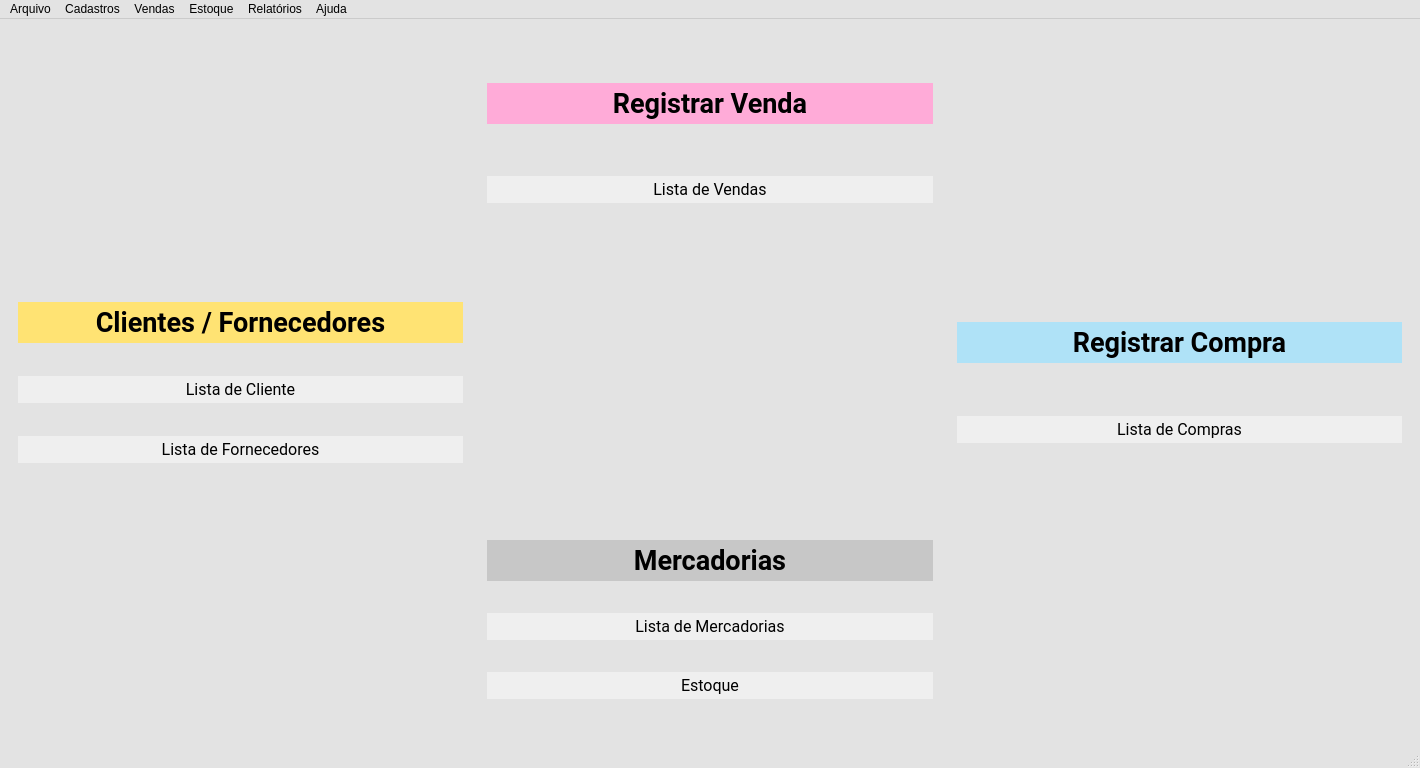
<?xml version="1.0" encoding="UTF-8"?>
<ui version="4.0">
 <class>MainWindow</class>
 <widget class="QMainWindow" name="MainWindow">
  <property name="windowModality">
   <enum>Qt::WindowModal</enum>
  </property>
  <property name="enabled">
   <bool>true</bool>
  </property>
  <property name="geometry">
   <rect>
    <x>0</x>
    <y>0</y>
    <width>1420</width>
    <height>768</height>
   </rect>
  </property>
  <property name="sizePolicy">
   <sizepolicy hsizetype="Maximum" vsizetype="Maximum">
    <horstretch>0</horstretch>
    <verstretch>0</verstretch>
   </sizepolicy>
  </property>
  <property name="minimumSize">
   <size>
    <width>1420</width>
    <height>768</height>
   </size>
  </property>
  <property name="maximumSize">
   <size>
    <width>16777215</width>
    <height>16777215</height>
   </size>
  </property>
  <property name="baseSize">
   <size>
    <width>0</width>
    <height>0</height>
   </size>
  </property>
  <property name="palette">
   <palette>
    <active>
     <colorrole role="Light">
      <brush brushstyle="SolidPattern">
       <color alpha="255">
        <red>255</red>
        <green>255</green>
        <blue>127</blue>
       </color>
      </brush>
     </colorrole>
     <colorrole role="Base">
      <brush brushstyle="SolidPattern">
       <color alpha="255">
        <red>255</red>
        <green>255</green>
        <blue>255</blue>
       </color>
      </brush>
     </colorrole>
     <colorrole role="Window">
      <brush brushstyle="SolidPattern">
       <color alpha="255">
        <red>227</red>
        <green>227</green>
        <blue>227</blue>
       </color>
      </brush>
     </colorrole>
    </active>
    <inactive>
     <colorrole role="Light">
      <brush brushstyle="SolidPattern">
       <color alpha="255">
        <red>255</red>
        <green>255</green>
        <blue>127</blue>
       </color>
      </brush>
     </colorrole>
     <colorrole role="Base">
      <brush brushstyle="SolidPattern">
       <color alpha="255">
        <red>255</red>
        <green>255</green>
        <blue>255</blue>
       </color>
      </brush>
     </colorrole>
     <colorrole role="Window">
      <brush brushstyle="SolidPattern">
       <color alpha="255">
        <red>227</red>
        <green>227</green>
        <blue>227</blue>
       </color>
      </brush>
     </colorrole>
    </inactive>
    <disabled>
     <colorrole role="Light">
      <brush brushstyle="SolidPattern">
       <color alpha="255">
        <red>255</red>
        <green>255</green>
        <blue>127</blue>
       </color>
      </brush>
     </colorrole>
     <colorrole role="Base">
      <brush brushstyle="SolidPattern">
       <color alpha="255">
        <red>227</red>
        <green>227</green>
        <blue>227</blue>
       </color>
      </brush>
     </colorrole>
     <colorrole role="Window">
      <brush brushstyle="SolidPattern">
       <color alpha="255">
        <red>227</red>
        <green>227</green>
        <blue>227</blue>
       </color>
      </brush>
     </colorrole>
    </disabled>
   </palette>
  </property>
  <property name="focusPolicy">
   <enum>Qt::TabFocus</enum>
  </property>
  <property name="windowTitle">
   <string>SOAD </string>
  </property>
  <property name="inputMethodHints">
   <set>Qt::ImhPreferUppercase</set>
  </property>
  <property name="animated">
   <bool>true</bool>
  </property>
  <property name="documentMode">
   <bool>false</bool>
  </property>
  <property name="tabShape">
   <enum>QTabWidget::Rounded</enum>
  </property>
  <widget class="QWidget" name="centralwidget">
   <property name="minimumSize">
    <size>
     <width>1418</width>
     <height>0</height>
    </size>
   </property>
   <property name="layoutDirection">
    <enum>Qt::LeftToRight</enum>
   </property>
   <layout class="QGridLayout" name="gridLayout_3">
    <item row="1" column="0">
     <layout class="QVBoxLayout" name="verticalLayout_2">
      <item>
       <layout class="QGridLayout" name="gridLayout">
        <item row="1" column="2">
         <widget class="QFrame" name="frame_compra">
          <property name="enabled">
           <bool>true</bool>
          </property>
          <property name="sizePolicy">
           <sizepolicy hsizetype="Expanding" vsizetype="Expanding">
            <horstretch>0</horstretch>
            <verstretch>0</verstretch>
           </sizepolicy>
          </property>
          <property name="palette">
           <palette>
            <active>
             <colorrole role="Base">
              <brush brushstyle="SolidPattern">
               <color alpha="255">
                <red>255</red>
                <green>255</green>
                <blue>255</blue>
               </color>
              </brush>
             </colorrole>
             <colorrole role="Window">
              <brush brushstyle="SolidPattern">
               <color alpha="255">
                <red>170</red>
                <green>203</green>
                <blue>255</blue>
               </color>
              </brush>
             </colorrole>
            </active>
            <inactive>
             <colorrole role="Base">
              <brush brushstyle="SolidPattern">
               <color alpha="255">
                <red>255</red>
                <green>255</green>
                <blue>255</blue>
               </color>
              </brush>
             </colorrole>
             <colorrole role="Window">
              <brush brushstyle="SolidPattern">
               <color alpha="255">
                <red>170</red>
                <green>203</green>
                <blue>255</blue>
               </color>
              </brush>
             </colorrole>
            </inactive>
            <disabled>
             <colorrole role="Base">
              <brush brushstyle="SolidPattern">
               <color alpha="255">
                <red>170</red>
                <green>203</green>
                <blue>255</blue>
               </color>
              </brush>
             </colorrole>
             <colorrole role="Window">
              <brush brushstyle="SolidPattern">
               <color alpha="255">
                <red>170</red>
                <green>203</green>
                <blue>255</blue>
               </color>
              </brush>
             </colorrole>
            </disabled>
           </palette>
          </property>
          <property name="font">
           <font>
            <family>Roboto</family>
            <pointsize>12</pointsize>
           </font>
          </property>
          <property name="frameShape">
           <enum>QFrame::NoFrame</enum>
          </property>
          <property name="frameShadow">
           <enum>QFrame::Plain</enum>
          </property>
          <layout class="QVBoxLayout" name="verticalLayout_5">
           <item>
            <widget class="QPushButton" name="pushButton_compra">
             <property name="sizePolicy">
              <sizepolicy hsizetype="Expanding" vsizetype="Expanding">
               <horstretch>0</horstretch>
               <verstretch>0</verstretch>
              </sizepolicy>
             </property>
             <property name="maximumSize">
              <size>
               <width>693</width>
               <height>41</height>
              </size>
             </property>
             <property name="palette">
              <palette>
               <active>
                <colorrole role="Button">
                 <brush brushstyle="SolidPattern">
                  <color alpha="255">
                   <red>175</red>
                   <green>226</green>
                   <blue>247</blue>
                  </color>
                 </brush>
                </colorrole>
               </active>
               <inactive>
                <colorrole role="Button">
                 <brush brushstyle="SolidPattern">
                  <color alpha="255">
                   <red>175</red>
                   <green>226</green>
                   <blue>247</blue>
                  </color>
                 </brush>
                </colorrole>
               </inactive>
               <disabled>
                <colorrole role="Button">
                 <brush brushstyle="SolidPattern">
                  <color alpha="255">
                   <red>175</red>
                   <green>226</green>
                   <blue>247</blue>
                  </color>
                 </brush>
                </colorrole>
               </disabled>
              </palette>
             </property>
             <property name="font">
              <font>
               <family>Roboto</family>
               <pointsize>20</pointsize>
               <weight>75</weight>
               <bold>true</bold>
              </font>
             </property>
             <property name="autoFillBackground">
              <bool>true</bool>
             </property>
             <property name="text">
              <string>Registrar Compra</string>
             </property>
             <property name="autoRepeatDelay">
              <number>298</number>
             </property>
             <property name="flat">
              <bool>true</bool>
             </property>
            </widget>
           </item>
           <item>
            <widget class="QPushButton" name="pushButton_2">
             <property name="font">
              <font>
               <family>Roboto</family>
               <pointsize>12</pointsize>
               <weight>50</weight>
               <bold>false</bold>
               <stylestrategy>PreferAntialias</stylestrategy>
              </font>
             </property>
             <property name="autoFillBackground">
              <bool>true</bool>
             </property>
             <property name="text">
              <string>Lista de Compras</string>
             </property>
             <property name="autoDefault">
              <bool>true</bool>
             </property>
             <property name="default">
              <bool>false</bool>
             </property>
             <property name="flat">
              <bool>true</bool>
             </property>
            </widget>
           </item>
          </layout>
         </widget>
        </item>
        <item row="2" column="1">
         <widget class="QFrame" name="frame_mercadoria">
          <property name="sizePolicy">
           <sizepolicy hsizetype="Expanding" vsizetype="Expanding">
            <horstretch>0</horstretch>
            <verstretch>0</verstretch>
           </sizepolicy>
          </property>
          <property name="font">
           <font>
            <family>Roboto</family>
            <pointsize>12</pointsize>
           </font>
          </property>
          <layout class="QVBoxLayout" name="verticalLayout_4">
           <item>
            <widget class="QPushButton" name="pushButton_mercadoria">
             <property name="sizePolicy">
              <sizepolicy hsizetype="Expanding" vsizetype="Expanding">
               <horstretch>0</horstretch>
               <verstretch>0</verstretch>
              </sizepolicy>
             </property>
             <property name="maximumSize">
              <size>
               <width>693</width>
               <height>41</height>
              </size>
             </property>
             <property name="palette">
              <palette>
               <active>
                <colorrole role="Button">
                 <brush brushstyle="SolidPattern">
                  <color alpha="255">
                   <red>199</red>
                   <green>199</green>
                   <blue>199</blue>
                  </color>
                 </brush>
                </colorrole>
               </active>
               <inactive>
                <colorrole role="Button">
                 <brush brushstyle="SolidPattern">
                  <color alpha="255">
                   <red>199</red>
                   <green>199</green>
                   <blue>199</blue>
                  </color>
                 </brush>
                </colorrole>
               </inactive>
               <disabled>
                <colorrole role="Button">
                 <brush brushstyle="SolidPattern">
                  <color alpha="255">
                   <red>199</red>
                   <green>199</green>
                   <blue>199</blue>
                  </color>
                 </brush>
                </colorrole>
               </disabled>
              </palette>
             </property>
             <property name="font">
              <font>
               <family>Roboto</family>
               <pointsize>20</pointsize>
               <weight>75</weight>
               <bold>true</bold>
              </font>
             </property>
             <property name="autoFillBackground">
              <bool>true</bool>
             </property>
             <property name="text">
              <string>Mercadorias</string>
             </property>
             <property name="autoRepeatDelay">
              <number>298</number>
             </property>
             <property name="flat">
              <bool>true</bool>
             </property>
            </widget>
           </item>
           <item>
            <widget class="QPushButton" name="pushButton_6">
             <property name="font">
              <font>
               <family>Roboto</family>
               <pointsize>12</pointsize>
               <weight>50</weight>
               <bold>false</bold>
               <stylestrategy>PreferAntialias</stylestrategy>
              </font>
             </property>
             <property name="autoFillBackground">
              <bool>true</bool>
             </property>
             <property name="text">
              <string>Lista de Mercadorias</string>
             </property>
             <property name="autoDefault">
              <bool>true</bool>
             </property>
             <property name="default">
              <bool>false</bool>
             </property>
             <property name="flat">
              <bool>true</bool>
             </property>
            </widget>
           </item>
           <item>
            <widget class="QPushButton" name="pushButton_4">
             <property name="font">
              <font>
               <family>Roboto</family>
               <pointsize>12</pointsize>
               <weight>50</weight>
               <bold>false</bold>
               <stylestrategy>PreferAntialias</stylestrategy>
              </font>
             </property>
             <property name="autoFillBackground">
              <bool>true</bool>
             </property>
             <property name="text">
              <string>Estoque</string>
             </property>
             <property name="autoDefault">
              <bool>true</bool>
             </property>
             <property name="default">
              <bool>false</bool>
             </property>
             <property name="flat">
              <bool>true</bool>
             </property>
            </widget>
           </item>
          </layout>
         </widget>
        </item>
        <item row="0" column="1">
         <widget class="QFrame" name="frame_venda">
          <property name="sizePolicy">
           <sizepolicy hsizetype="Expanding" vsizetype="Expanding">
            <horstretch>0</horstretch>
            <verstretch>0</verstretch>
           </sizepolicy>
          </property>
          <property name="font">
           <font>
            <family>Roboto</family>
            <pointsize>12</pointsize>
           </font>
          </property>
          <layout class="QVBoxLayout" name="verticalLayout_6">
           <item>
            <widget class="QPushButton" name="pushButton_venda">
             <property name="sizePolicy">
              <sizepolicy hsizetype="Maximum" vsizetype="Maximum">
               <horstretch>0</horstretch>
               <verstretch>0</verstretch>
              </sizepolicy>
             </property>
             <property name="maximumSize">
              <size>
               <width>693</width>
               <height>41</height>
              </size>
             </property>
             <property name="palette">
              <palette>
               <active>
                <colorrole role="Button">
                 <brush brushstyle="SolidPattern">
                  <color alpha="255">
                   <red>255</red>
                   <green>171</green>
                   <blue>216</blue>
                  </color>
                 </brush>
                </colorrole>
               </active>
               <inactive>
                <colorrole role="Button">
                 <brush brushstyle="SolidPattern">
                  <color alpha="255">
                   <red>255</red>
                   <green>171</green>
                   <blue>216</blue>
                  </color>
                 </brush>
                </colorrole>
               </inactive>
               <disabled>
                <colorrole role="Button">
                 <brush brushstyle="SolidPattern">
                  <color alpha="255">
                   <red>255</red>
                   <green>171</green>
                   <blue>216</blue>
                  </color>
                 </brush>
                </colorrole>
               </disabled>
              </palette>
             </property>
             <property name="font">
              <font>
               <family>Roboto</family>
               <pointsize>20</pointsize>
               <weight>75</weight>
               <bold>true</bold>
              </font>
             </property>
             <property name="autoFillBackground">
              <bool>true</bool>
             </property>
             <property name="text">
              <string>Registrar Venda</string>
             </property>
             <property name="autoRepeatDelay">
              <number>298</number>
             </property>
             <property name="flat">
              <bool>true</bool>
             </property>
            </widget>
           </item>
           <item>
            <widget class="QPushButton" name="pushButton">
             <property name="font">
              <font>
               <family>Roboto</family>
               <pointsize>12</pointsize>
               <weight>50</weight>
               <bold>false</bold>
               <stylestrategy>PreferAntialias</stylestrategy>
              </font>
             </property>
             <property name="autoFillBackground">
              <bool>true</bool>
             </property>
             <property name="text">
              <string>Lista de Vendas</string>
             </property>
             <property name="autoDefault">
              <bool>true</bool>
             </property>
             <property name="default">
              <bool>false</bool>
             </property>
             <property name="flat">
              <bool>true</bool>
             </property>
            </widget>
           </item>
          </layout>
         </widget>
        </item>
        <item row="1" column="0">
         <widget class="QFrame" name="frame_pessoa">
          <property name="sizePolicy">
           <sizepolicy hsizetype="Expanding" vsizetype="Expanding">
            <horstretch>0</horstretch>
            <verstretch>0</verstretch>
           </sizepolicy>
          </property>
          <property name="font">
           <font>
            <family>Roboto</family>
            <pointsize>12</pointsize>
           </font>
          </property>
          <layout class="QVBoxLayout" name="verticalLayout_3">
           <item>
            <widget class="QPushButton" name="pushButton_pessoa">
             <property name="sizePolicy">
              <sizepolicy hsizetype="Maximum" vsizetype="Maximum">
               <horstretch>0</horstretch>
               <verstretch>0</verstretch>
              </sizepolicy>
             </property>
             <property name="maximumSize">
              <size>
               <width>693</width>
               <height>41</height>
              </size>
             </property>
             <property name="palette">
              <palette>
               <active>
                <colorrole role="Button">
                 <brush brushstyle="SolidPattern">
                  <color alpha="255">
                   <red>255</red>
                   <green>227</green>
                   <blue>115</blue>
                  </color>
                 </brush>
                </colorrole>
               </active>
               <inactive>
                <colorrole role="Button">
                 <brush brushstyle="SolidPattern">
                  <color alpha="255">
                   <red>255</red>
                   <green>227</green>
                   <blue>115</blue>
                  </color>
                 </brush>
                </colorrole>
               </inactive>
               <disabled>
                <colorrole role="Button">
                 <brush brushstyle="SolidPattern">
                  <color alpha="255">
                   <red>255</red>
                   <green>227</green>
                   <blue>115</blue>
                  </color>
                 </brush>
                </colorrole>
               </disabled>
              </palette>
             </property>
             <property name="font">
              <font>
               <family>Roboto</family>
               <pointsize>20</pointsize>
               <weight>75</weight>
               <bold>true</bold>
              </font>
             </property>
             <property name="autoFillBackground">
              <bool>true</bool>
             </property>
             <property name="text">
              <string>Clientes / Fornecedores</string>
             </property>
             <property name="autoRepeatDelay">
              <number>298</number>
             </property>
             <property name="flat">
              <bool>true</bool>
             </property>
            </widget>
           </item>
           <item>
            <widget class="QPushButton" name="pushButton_5">
             <property name="font">
              <font>
               <family>Roboto</family>
               <pointsize>12</pointsize>
               <weight>50</weight>
               <bold>false</bold>
               <stylestrategy>PreferAntialias</stylestrategy>
               <kerning>true</kerning>
              </font>
             </property>
             <property name="autoFillBackground">
              <bool>true</bool>
             </property>
             <property name="text">
              <string>Lista de Cliente</string>
             </property>
             <property name="autoDefault">
              <bool>true</bool>
             </property>
             <property name="default">
              <bool>false</bool>
             </property>
             <property name="flat">
              <bool>true</bool>
             </property>
            </widget>
           </item>
           <item>
            <widget class="QPushButton" name="pushButton_3">
             <property name="font">
              <font>
               <family>Roboto</family>
               <pointsize>12</pointsize>
               <weight>50</weight>
               <bold>false</bold>
               <stylestrategy>PreferAntialias</stylestrategy>
              </font>
             </property>
             <property name="autoFillBackground">
              <bool>true</bool>
             </property>
             <property name="text">
              <string>Lista de Fornecedores</string>
             </property>
             <property name="autoDefault">
              <bool>true</bool>
             </property>
             <property name="default">
              <bool>false</bool>
             </property>
             <property name="flat">
              <bool>true</bool>
             </property>
            </widget>
           </item>
          </layout>
         </widget>
        </item>
       </layout>
      </item>
     </layout>
    </item>
   </layout>
  </widget>
  <widget class="QMenuBar" name="menubar">
   <property name="geometry">
    <rect>
     <x>0</x>
     <y>0</y>
     <width>1420</width>
     <height>21</height>
    </rect>
   </property>
   <property name="contextMenuPolicy">
    <enum>Qt::DefaultContextMenu</enum>
   </property>
   <property name="inputMethodHints">
    <set>Qt::ImhPreferLatin|Qt::ImhPreferUppercase</set>
   </property>
   <property name="defaultUp">
    <bool>false</bool>
   </property>
   <property name="nativeMenuBar">
    <bool>true</bool>
   </property>
   <widget class="QMenu" name="menuArquivo">
    <property name="inputMethodHints">
     <set>Qt::ImhNone</set>
    </property>
    <property name="title">
     <string>Arquivo</string>
    </property>
    <property name="separatorsCollapsible">
     <bool>false</bool>
    </property>
    <addaction name="actionSair"/>
    <addaction name="actionReconectar"/>
   </widget>
   <widget class="QMenu" name="menuCadastros">
    <property name="title">
     <string>Cadastros</string>
    </property>
    <addaction name="actionPessoa"/>
    <addaction name="actionMercadoria"/>
    <addaction name="actionInsumo"/>
    <addaction name="actionCasco"/>
   </widget>
   <widget class="QMenu" name="menuVendas">
    <property name="title">
     <string>Vendas</string>
    </property>
    <addaction name="actionNova_Venda"/>
    <addaction name="actionDevolucao"/>
   </widget>
   <widget class="QMenu" name="menuEstoque">
    <property name="title">
     <string>Estoque</string>
    </property>
    <addaction name="actionRegistrar_compra"/>
    <addaction name="actionDescarte_de_Material"/>
    <addaction name="actionNova_Remanufatura"/>
   </widget>
   <widget class="QMenu" name="menuAjuda">
    <property name="title">
     <string>Ajuda</string>
    </property>
    <addaction name="actionSobre"/>
   </widget>
   <widget class="QMenu" name="menuRelat_rios">
    <property name="title">
     <string>Relatórios</string>
    </property>
    <addaction name="actionProdutos_em_Estoque"/>
    <addaction name="actionVendas"/>
    <addaction name="actionCompras"/>
    <addaction name="actionDescartes"/>
   </widget>
   <addaction name="menuArquivo"/>
   <addaction name="menuCadastros"/>
   <addaction name="menuVendas"/>
   <addaction name="menuEstoque"/>
   <addaction name="menuRelat_rios"/>
   <addaction name="menuAjuda"/>
  </widget>
  <widget class="QStatusBar" name="statusbar">
   <property name="font">
    <font>
     <family>MS Shell Dlg 2</family>
    </font>
   </property>
   <property name="sizeGripEnabled">
    <bool>true</bool>
   </property>
  </widget>
  <action name="actionSair">
   <property name="text">
    <string>Sair</string>
   </property>
   <property name="statusTip">
    <string>Sair do sistema</string>
   </property>
   <property name="shortcut">
    <string>Ctrl+Q</string>
   </property>
   <property name="shortcutContext">
    <enum>Qt::WindowShortcut</enum>
   </property>
   <property name="shortcutVisibleInContextMenu">
    <bool>true</bool>
   </property>
  </action>
  <action name="actionPessoa">
   <property name="text">
    <string>Pessoa</string>
   </property>
   <property name="statusTip">
    <string>Cadastrar Pessoas</string>
   </property>
  </action>
  <action name="actionMercadoria">
   <property name="text">
    <string>Mercadoria</string>
   </property>
   <property name="statusTip">
    <string>Cadastrar Produtos</string>
   </property>
  </action>
  <action name="actionInsumo">
   <property name="text">
    <string>Insumo</string>
   </property>
  </action>
  <action name="actionCasco">
   <property name="text">
    <string>Casco</string>
   </property>
  </action>
  <action name="actionSobre">
   <property name="text">
    <string>Sobre</string>
   </property>
   <property name="statusTip">
    <string>Sobre o sistema</string>
   </property>
  </action>
  <action name="actionNova_Venda">
   <property name="text">
    <string>Nova Venda</string>
   </property>
   <property name="statusTip">
    <string>Cadastrar Novas Vendas</string>
   </property>
  </action>
  <action name="actionCancelar_venda">
   <property name="text">
    <string>Cancelar venda</string>
   </property>
  </action>
  <action name="actionRegistrar_compra">
   <property name="text">
    <string>Registrar compra</string>
   </property>
   <property name="statusTip">
    <string>Registrar uma compra no estoque</string>
   </property>
  </action>
  <action name="actionCancelar_compra">
   <property name="text">
    <string>Cancelar compra</string>
   </property>
  </action>
  <action name="actionDescarte_de_Material">
   <property name="text">
    <string>Descarte de Material</string>
   </property>
   <property name="statusTip">
    <string>Descartar materiais</string>
   </property>
  </action>
  <action name="actionDevolucao">
   <property name="text">
    <string>Devolução</string>
   </property>
   <property name="statusTip">
    <string>Realizar uma devolução</string>
   </property>
  </action>
  <action name="actionProdutos_em_Estoque">
   <property name="text">
    <string>Produtos em Estoque</string>
   </property>
  </action>
  <action name="actionVendas">
   <property name="text">
    <string>Vendas</string>
   </property>
  </action>
  <action name="actionCompras">
   <property name="text">
    <string>Compras</string>
   </property>
  </action>
  <action name="actionDescartes">
   <property name="text">
    <string>Descartes</string>
   </property>
  </action>
  <action name="actionReconectar">
   <property name="text">
    <string>Reconectar</string>
   </property>
  </action>
  <action name="actionNova_Remanufatura">
   <property name="text">
    <string>Nova Remanufatura</string>
   </property>
  </action>
 </widget>
 <resources/>
 <connections/>
</ui>
